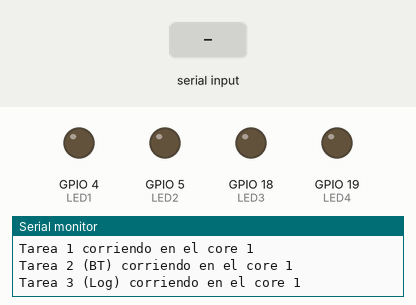
Recording of a program running on a simulated ESP32. On the bench: output pins drawn as LEDs (lit = HIGH), the last lines printed to the serial monitor. The inputs (shaded band) are chosen by the test bench. Nothing arrives over Bluetooth unless stated.

Above: at 2.3 s.
2.4 s: "R" received over the second serial link
At 3.6 s:
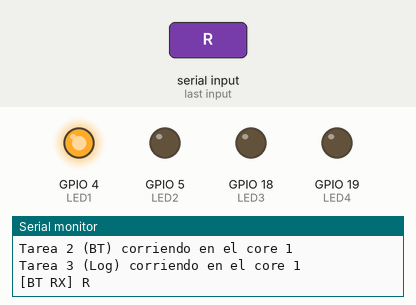
3.9 s: "L" received over the second serial link
At 4.9 s:
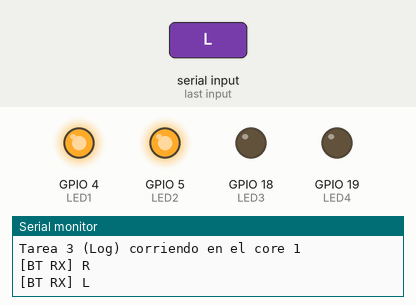
5.4 s: "F" received over the second serial link
At 6.1 s:
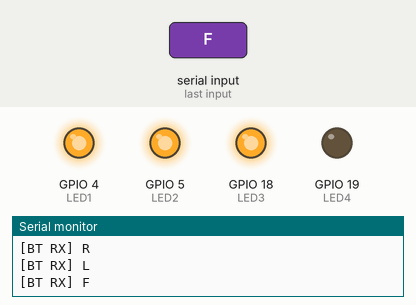
6.9 s: "B" received over the second serial link
At 7.2 s:
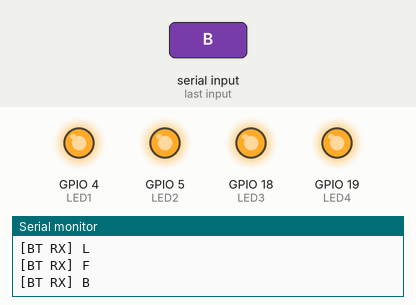
Timing chart, 0 to 9.4 s (numbered marks = the images above; inputs shaded):
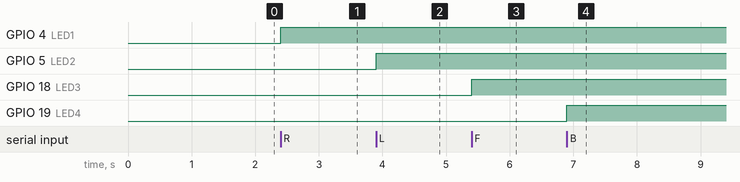

Measured:
- after the input at 2.4 s, GPIO 4 (LED1): LOW → HIGH at once
- after the input at 3.9 s, GPIO 5 (LED2): LOW → HIGH at once
- after the input at 5.4 s, GPIO 18 (LED3): LOW → HIGH at once
- after the input at 6.9 s, GPIO 19 (LED4): LOW → HIGH at once

The program:

main.cpp
```cpp
#include <Arduino.h>
#include <BluetoothSerial.h>

// ===================== Bluetooth =====================
BluetoothSerial SerialBT;   // Objeto para Serial Bluetooth

// ===================== LEDs =========================
// LEDs (controlados via BT)
const int LED1 = 4;
const int LED2 = 5;    // ojo: GPIO0 es pin de arranque
const int LED3 = 18;
const int LED4 = 19;

// ==========================================================
//  FreeRTOS: Tareas (no usamos punteros; solo los handles)
// ==========================================================
TaskHandle_t Task1;
TaskHandle_t Task2;
TaskHandle_t Task3;

// -----------------------------------------------------------
//  Prototipos
// -----------------------------------------------------------
void Task1code(void *pvParameters);
void Task2code(void *pvParameters);
void Task3code(void *pvParameters);

void setupTasks();
void delayRTOS(uint32_t ms);
void setupPins();

// ========================== SETUP ==========================
void setup()
{
  Serial.begin(115200);
  delay(500);
  Serial.println();
  Serial.println(F("Iniciando ESP32..."));

  setupPins();

  // ---------- Bluetooth ----------
  if (!SerialBT.begin("ESP32-BT-ROBOT")) {
    Serial.println(F("Error iniciando Bluetooth"));
  } else {
    Serial.println(F("Bluetooth iniciado. Nombre: ESP32-BT-ROBOT"));
    Serial.println(F("Empareja desde tu celular/PC y abre un terminal serie BT."));
  }

  setupTasks();
}

void loop() {}

// ===================== TAREAS Y UTILIDADES =====================

void setupTasks()
{
  xTaskCreatePinnedToCore(Task1code, "Tarea_Principal", 5000, NULL, 1, &Task1, 0);
  delay(200);
  xTaskCreatePinnedToCore(Task2code, "Tarea_BT",        6000, NULL, 1, &Task2, 1);
  delay(200);
  xTaskCreatePinnedToCore(Task3code, "Tarea_Log",       3000, NULL, 1, &Task3, 1);
  delay(200);
}

void setupPins()
{
  pinMode(LED1, OUTPUT);
  pinMode(LED2, OUTPUT);
  pinMode(LED3, OUTPUT);
  pinMode(LED4, OUTPUT);

  digitalWrite(LED1, LOW);
  digitalWrite(LED2, LOW);
  digitalWrite(LED3, LOW);
  digitalWrite(LED4, LOW);
}

void delayRTOS(uint32_t ms)
{
  vTaskDelay(ms / portTICK_PERIOD_MS);
}

// -----------------------------------------------------------
//  Tarea 1: “vida” del sistema (parpadeo de LED1)
// -----------------------------------------------------------
void Task1code(void *pvParameters)
{
  Serial.print("Tarea 1 corriendo en el core ");
  Serial.println(xPortGetCoreID());

  for (;;)
  {
    delayRTOS(1000);

  }
}

// -----------------------------------------------------------
//  Tarea 2: Comunicación Bluetooth
//  - Lee caracteres del BT y controla los LEDs
// -----------------------------------------------------------
void Task2code(void *pvParameters)
{
  Serial.print("Tarea 2 (BT) corriendo en el core ");
  Serial.println(xPortGetCoreID());

  SerialBT.println("ESP32 listo. Envia comandos...");

  for (;;)
  {
    if (SerialBT.available())
    {
      char c = SerialBT.read();

      // 🔥 NUEVO: IMPRIMIR TODO COMANDO QUE LLEGUE
      Serial.print("[BT RX] ");
      Serial.println(c);

      switch (c)
      {
        case 'R': digitalWrite(LED1, HIGH); SerialBT.println("LED1 ON"); break;

        case 'L': digitalWrite(LED2, HIGH); SerialBT.println("LED2 ON"); break;

        case 'F': digitalWrite(LED3, HIGH); SerialBT.println("LED3 ON"); break;

        case 'B': digitalWrite(LED4, HIGH); SerialBT.println("LED4 ON"); break;

        case 'S':
          digitalWrite(LED1, LOW);
          digitalWrite(LED2, LOW);
          digitalWrite(LED3, LOW);
          digitalWrite(LED4, LOW);
          SerialBT.println("ALL OFF");
          break;

        default:
          SerialBT.print("Comando desconocido: ");
          SerialBT.println(c);
          break;
      }
    }

    // delayRTOS(20);
  }
}

// -----------------------------------------------------------
//  Tarea 3: Log periódico por Serial (USB)
// -----------------------------------------------------------
void Task3code(void *pvParameters)
{
  Serial.print("Tarea 3 (Log) corriendo en el core ");
  Serial.println(xPortGetCoreID());

  for (;;)
  {
    // Serial.println(F("[LOG] Sistema corriendo. Envia comandos por Bluetooth."));
    delayRTOS(1000);
  }
}
```
